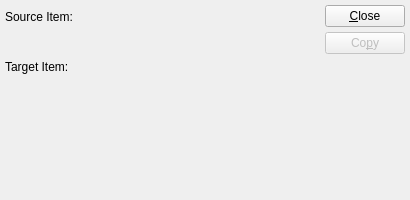
<?xml version="1.0" encoding="UTF-8"?>
<ui version="4.0">
 <comment>This file is part of the xTuple ERP: PostBooks Edition, a free and
open source Enterprise Resource Planning software suite,
Copyright (c) 1999-2018 by OpenMFG LLC, d/b/a xTuple.
It is licensed to you under the Common Public Attribution License
version 1.0, the full text of which (including xTuple-specific Exhibits)
is available at www.xtuple.com/CPAL.  By using this software, you agree
to be bound by its terms.</comment>
 <class>copyBOM</class>
 <widget class="QDialog" name="copyBOM">
  <property name="geometry">
   <rect>
    <x>0</x>
    <y>0</y>
    <width>410</width>
    <height>200</height>
   </rect>
  </property>
  <property name="windowTitle">
   <string>Copy Bill of Materials</string>
  </property>
  <layout class="QVBoxLayout">
   <property name="spacing">
    <number>0</number>
   </property>
   <property name="margin">
    <number>5</number>
   </property>
   <item>
    <layout class="QHBoxLayout">
     <property name="spacing">
      <number>3</number>
     </property>
     <property name="margin">
      <number>0</number>
     </property>
     <item>
      <layout class="QVBoxLayout">
       <property name="spacing">
        <number>5</number>
       </property>
       <property name="margin">
        <number>0</number>
       </property>
       <item>
        <layout class="QVBoxLayout">
         <property name="spacing">
          <number>0</number>
         </property>
         <property name="margin">
          <number>0</number>
         </property>
         <item>
          <widget class="QLabel" name="_sourceItemLit">
           <property name="text">
            <string>Source Item:</string>
           </property>
          </widget>
         </item>
         <item>
          <widget class="ItemCluster" name="_source"/>
         </item>
        </layout>
       </item>
       <item>
        <layout class="QVBoxLayout">
         <property name="spacing">
          <number>0</number>
         </property>
         <property name="margin">
          <number>0</number>
         </property>
         <item>
          <widget class="QLabel" name="_targetItemLit">
           <property name="text">
            <string>Target Item:</string>
           </property>
          </widget>
         </item>
         <item>
          <widget class="ItemCluster" name="_target"/>
         </item>
        </layout>
       </item>
      </layout>
     </item>
     <item>
      <spacer>
       <property name="orientation">
        <enum>Qt::Horizontal</enum>
       </property>
       <property name="sizeType">
        <enum>QSizePolicy::Expanding</enum>
       </property>
       <property name="sizeHint" stdset="0">
        <size>
         <width>20</width>
         <height>20</height>
        </size>
       </property>
      </spacer>
     </item>
     <item>
      <layout class="QVBoxLayout">
       <property name="spacing">
        <number>5</number>
       </property>
       <property name="margin">
        <number>0</number>
       </property>
       <item>
        <widget class="QPushButton" name="_close">
         <property name="text">
          <string>&amp;Close</string>
         </property>
        </widget>
       </item>
       <item>
        <widget class="QPushButton" name="_copy">
         <property name="enabled">
          <bool>false</bool>
         </property>
         <property name="text">
          <string>Co&amp;py</string>
         </property>
         <property name="autoDefault">
          <bool>true</bool>
         </property>
         <property name="default">
          <bool>true</bool>
         </property>
        </widget>
       </item>
       <item>
        <spacer>
         <property name="orientation">
          <enum>Qt::Vertical</enum>
         </property>
         <property name="sizeHint" stdset="0">
          <size>
           <width>20</width>
           <height>20</height>
          </size>
         </property>
        </spacer>
       </item>
      </layout>
     </item>
    </layout>
   </item>
   <item>
    <spacer>
     <property name="orientation">
      <enum>Qt::Vertical</enum>
     </property>
     <property name="sizeType">
      <enum>QSizePolicy::Expanding</enum>
     </property>
     <property name="sizeHint" stdset="0">
      <size>
       <width>20</width>
       <height>20</height>
      </size>
     </property>
    </spacer>
   </item>
  </layout>
 </widget>
 <layoutdefault spacing="6" margin="11"/>
 <customwidgets>
  <customwidget>
   <class>ItemCluster</class>
   <extends>QWidget</extends>
   <header>itemcluster.h</header>
   <container>1</container>
  </customwidget>
 </customwidgets>
 <tabstops>
  <tabstop>_source</tabstop>
  <tabstop>_target</tabstop>
  <tabstop>_copy</tabstop>
  <tabstop>_close</tabstop>
 </tabstops>
 <resources/>
 <connections>
  <connection>
   <sender>_close</sender>
   <signal>clicked()</signal>
   <receiver>copyBOM</receiver>
   <slot>reject()</slot>
   <hints>
    <hint type="sourcelabel">
     <x>20</x>
     <y>20</y>
    </hint>
    <hint type="destinationlabel">
     <x>20</x>
     <y>20</y>
    </hint>
   </hints>
  </connection>
 </connections>
</ui>
